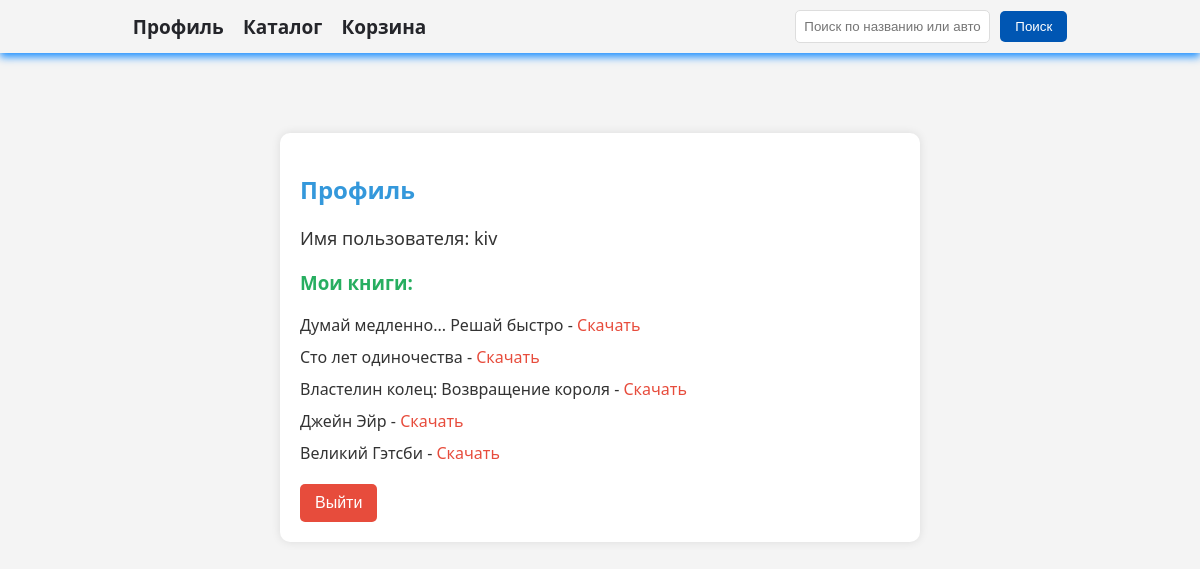
/profile/ (signed in), run on the app's committed database.
### shop_app/models.py (models this page shows, shortened)
class PurchaseRequest(models.Model):
    user = models.ForeignKey(User, on_delete=models.CASCADE)
    book = models.ForeignKey(Book, on_delete=models.CASCADE)
    confirmed = models.BooleanField(default=False)

class Book(models.Model):
    title = models.CharField('Название',max_length = 128)
    author = models.CharField('Автор',max_length = 128)
    genre = models.CharField('Жанр',max_length = 56)
    cost = models.IntegerField('Цена')
    release_date = models.DateField('Дата выпуска')
    file = models.FileField(null=True, upload_to='books/')
    description = models.TextField('Описание', null=True)
    cover = models.ImageField('Обложка', upload_to='covers/', null=True)

### shop_app/views.py (the view)
    def wrapper(request, *args, **kwargs):
        if not request.user.is_authenticated:
            return redirect('auth')
        return view_func(request, *args, **kwargs)

### shop_app/views.py (called while the page is built)
def login_required(view_func):
    def wrapper(request, *args, **kwargs):
        if not request.user.is_authenticated:
            return redirect('auth')
        return view_func(request, *args, **kwargs)
    return wrapper

@login_required
def profile(request):
    user = request.user
    confirmed_purchases = PurchaseRequest.objects.filter(user=user, confirmed=True)
    return render(request, 'profile.html', {'user': user, 'confirmed_purchases': confirmed_purchases})

### shop_app/templates/profile.html (shortened to what this page needs)
{% extends "base.html" %}
{% block content %}
    <div class="profile-container">
        <h2>Профиль</h2>
        <p class="username">Имя пользователя: {{ user.username }}</p>
        {% if confirmed_purchases %}
            <h3>Мои книги:</h3>
            <ul>
                {% for purchase in confirmed_purchases %}
                    <li>
                        {{ purchase.book.title }} -
                        <a href="{{ purchase.book.file.url }}" target="_blank">Скачать</a>
                    </li>
                {% endfor %}
            </ul>
        {% else %}
            <p>У вас пока нет купленных книг.</p>
        {% endif %}
        <form action="{% url 'logout' %}" method="post" class="logout-form">
            <button type="submit" class="logout-button">Выйти</button>
        </form>
    </div>
{% endblock %}

### shop_app/templates/base.html (style rules this page uses)
body { font-family: 'Arial', sans-serif; margin: 0; padding: 0; color: #333; background-color: #f0f0f0; }

### shop_app/templates/profile.html (style rules this page uses)
body { font-family: 'Segoe UI', Tahoma, Geneva, Verdana, sans-serif; background-color: #f4f4f4; color: #333; margin: 0; padding: 0; }
.profile-container { max-width: 600px; margin: 50px auto; background-color: #fff; padding: 20px; border-radius: 10px; box-shadow: 0 0 10px rgba(0, 0, 0, 0.1); }
h2 { color: #3498db; }
.username { font-size: 18px; margin-bottom: 20px; }
h3 { color: #27ae60; }
ul { list-style: none; padding: 0; }
li { margin-bottom: 10px; }
a { color: #e74c3c; text-decoration: none; }
.logout-form { margin-top: 20px; }
.logout-button { background-color: #e74c3c; color: #fff; padding: 10px 15px; font-size: 16px; border: none; border-radius: 5px; cursor: pointer; }

### data on the page
PurchaseRequest: book "Думай медленно... Решай быстро"
PurchaseRequest: book "Сто лет одиночества"
PurchaseRequest: book "Властелин колец: Возвращение короля"
PurchaseRequest: book "Джейн Эйр"
PurchaseRequest: book "Великий Гэтсби"

### other printed values
{{ user.username }} "kiv"
